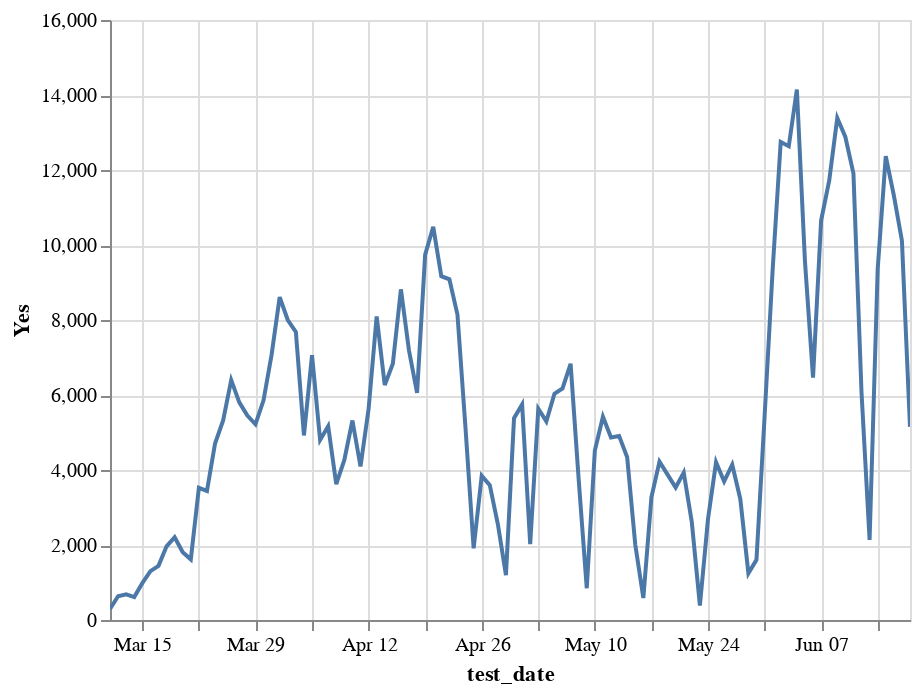

Write notebook code for a chart like this one.
### Code cell
alt.Chart(ti.reset_index().assign(total=lambda x: x.Yes+x.No)).mark_line().encode(
    x='test_date',
    y='Yes',
    tooltip=['test_date', 'Yes']
).interactive()

### Figure 1 — Vega-Lite specification as saved in the notebook (floating-point values rounded to 4 significant figures)
{"config": {"view": {"continuousWidth": 400, "continuousHeight": 300}}, "data": {"name": "data-975eea9b0a39dead864136dd41ef1167"}, "mark": "line", "encoding": {"tooltip": [{"type": "temporal", "field": "test_date"}, {"type": "quantitative", "field": "Yes"}], "x": {"type": "temporal", "field": "test_date"}, "y": {"type": "quantitative", "field": "Yes"}}, "selection": {"selector001": {"type": "interval", "bind": "scales", "encodings": ["x", "y"]}}, "$schema": "https://vega.github.io/schema/vega-lite/v4.8.1.json", "datasets": {"data-975eea9b0a39dead864136dd41ef1167": [{"test_date": "2020-03-11T00:00:00", "No": 21, "Yes": 293, "total": 314}, {"test_date": "2020-03-12T00:00:00", "No": 26, "Yes": 634, "total": 660}, {"test_date": "2020-03-13T00:00:00", "No": 24, "Yes": 685, "total": 709}, {"test_date": "2020-03-14T00:00:00", "No": 25, "Yes": 611, "total": 636}, {"test_date": "2020-03-15T00:00:00", "No": 131, "Yes": 982, "total": 1113}, {"test_date": "2020-03-16T00:00:00", "No": 148, "Yes": 1302, "total": 1450}, {"test_date": "2020-03-17T00:00:00", "No": 194, "Yes": 1443, "total": 1637}, {"test_date": "2020-03-18T00:00:00", "No": 168, "Yes": 1964, "total": 2132}, {"test_date": "2020-03-19T00:00:00", "No": 215, "Yes": 2206, "total": 2421}, {"test_date": "2020-03-20T00:00:00", "No": 112, "Yes": 1809, "total": 1921}, {"test_date": "2020-03-21T00:00:00", "No": 115, "Yes": 1617, "total": 1732}, {"test_date": "2020-03-22T00:00:00", "No": 556, "Yes": 3523, "total": 4079}, {"test_date": "2020-03-23T00:00:00", "No": 348, "Yes": 3442, "total": 3790}, {"test_date": "2020-03-24T00:00:00", "No": 356, "Yes": 4706, "total": 5062}, {"test_date": "2020-03-25T00:00:00", "No": 415, "Yes": 5322, "total": 5737}, {"test_date": "2020-03-26T00:00:00", "No": 560, "Yes": 6395, "total": 6955}, {"test_date": "2020-03-27T00:00:00", "No": 481, "Yes": 5805, "total": 6286}, {"test_date": "2020-03-28T00:00:00", "No": 480, "Yes": 5451, "total": 5931}, {"test_date": "2020-03-29T00:00:00", "No": 621, "Yes": 5220, "total": 5841}, {"test_date": "2020-03-30T00:00:00", "No": 913, "Yes": 5859, "total": 6772}, {"test_date": "2020-03-31T00:00:00", "No": 1416, "Yes": 7076, "total": 8492}, {"test_date": "2020-04-01T00:00:00", "No": 1415, "Yes": 8611, "total": 10026}, {"test_date": "2020-04-02T00:00:00", "No": 1705, "Yes": 8000, "total": 9705}, {"test_date": "2020-04-03T00:00:00", "No": 1450, "Yes": 7683, "total": 9133}, {"test_date": "2020-04-04T00:00:00", "No": 752, "Yes": 4922, "total": 5674}, {"test_date": "2020-04-05T00:00:00", "No": 1478, "Yes": 7059, "total": 8537}, {"test_date": "2020-04-06T00:00:00", "No": 1630, "Yes": 4801, "total": 6431}, {"test_date": "2020-04-07T00:00:00", "No": 1582, "Yes": 5168, "total": 6750}, {"test_date": "2020-04-08T00:00:00", "No": 1575, "Yes": 3622, "total": 5197}, {"test_date": "2020-04-09T00:00:00", "No": 1218, "Yes": 4270, "total": 5488}, {"test_date": "2020-04-10T00:00:00", "No": 1709, "Yes": 5320, "total": 7029}, {"test_date": "2020-04-11T00:00:00", "No": 1633, "Yes": 4093, "total": 5726}, {"test_date": "2020-04-12T00:00:00", "No": 2425, "Yes": 5625, "total": 8050}, {"test_date": "2020-04-13T00:00:00", "No": 2891, "Yes": 8096, "total": 10987}, {"test_date": "2020-04-14T00:00:00", "No": 2319, "Yes": 6263, "total": 8582}, {"test_date": "2020-04-15T00:00:00", "No": 2041, "Yes": 6834, "total": 8875}, {"test_date": "2020-04-16T00:00:00", "No": 2599, "Yes": 8817, "total": 11416}, {"test_date": "2020-04-17T00:00:00", "No": 2338, "Yes": 7186, "total": 9524}, {"test_date": "2020-04-18T00:00:00", "No": 2376, "Yes": 6057, "total": 8433}, {"test_date": "2020-04-19T00:00:00", "No": 3559, "Yes": 9741, "total": 13300}, {"test_date": "2020-04-20T00:00:00", "No": 3423, "Yes": 10484, "total": 13907}, {"test_date": "2020-04-21T00:00:00", "No": 3634, "Yes": 9168, "total": 12802}, {"test_date": "2020-04-22T00:00:00", "No": 3453, "Yes": 9084, "total": 12537}, {"test_date": "2020-04-23T00:00:00", "No": 3797, "Yes": 8142, "total": 11939}, {"test_date": "2020-04-24T00:00:00", "No": 2731, "Yes": 5100, "total": 7831}, {"test_date": "2020-04-25T00:00:00", "No": 1795, "Yes": 1910, "total": 3705}, {"test_date": "2020-04-26T00:00:00", "No": 2913, "Yes": 3844, "total": 6757}, {"test_date": "2020-04-27T00:00:00", "No": 3653, "Yes": 3596, "total": 7249}, {"test_date": "2020-04-28T00:00:00", "No": 2763, "Yes": 2553, "total": 5316}, {"test_date": "2020-04-29T00:00:00", "No": 1945, "Yes": 1198, "total": 3143}, {"test_date": "2020-04-30T00:00:00", "No": 3286, "Yes": 5383, "total": 8669}, {"test_date": "2020-05-01T00:00:00", "No": 2807, "Yes": 5749, "total": 8556}, {"test_date": "2020-05-02T00:00:00", "No": 1325, "Yes": 2021, "total": 3346}, {"test_date": "2020-05-03T00:00:00", "No": 2783, "Yes": 5635, "total": 8418}, {"test_date": "2020-05-04T00:00:00", "No": 3217, "Yes": 5296, "total": 8513}, {"test_date": "2020-05-05T00:00:00", "No": 2682, "Yes": 6033, "total": 8715}, {"test_date": "2020-05-06T00:00:00", "No": 2540, "Yes": 6174, "total": 8714}, {"test_date": "2020-05-07T00:00:00", "No": 3433, "Yes": 6833, "total": 10266}, {"test_date": "2020-05-08T00:00:00", "No": 2182, "Yes": 3742, "total": 5924}, {"test_date": "2020-05-09T00:00:00", "No": 763, "Yes": 847, "total": 1610}, {"test_date": "2020-05-10T00:00:00", "No": 2499, "Yes": 4518, "total": 7017}, {"test_date": "2020-05-11T00:00:00", "No": 2719, "Yes": 5422, "total": 8141}, {"test_date": "2020-05-12T00:00:00", "No": 2577, "Yes": 4868, "total": 7445}, {"test_date": "2020-05-13T00:00:00", "No": 2684, "Yes": 4909, "total": 7593}, {"test_date": "2020-05-14T00:00:00", "No": 3187, "Yes": 4340, "total": 7527}, {"test_date": "2020-05-15T00:00:00", "No": 2377, "Yes": 2012, "total": 4389}, {"test_date": "2020-05-16T00:00:00", "No": 386, "Yes": 585, "total": 971}, {"test_date": "2020-05-17T00:00:00", "No": 2595, "Yes": 3269, "total": 5864}, {"test_date": "2020-05-18T00:00:00", "No": 3105, "Yes": 4224, "total": 7329}, {"test_date": "2020-05-19T00:00:00", "No": 2614, "Yes": 3876, "total": 6490}, {"test_date": "2020-05-20T00:00:00", "No": 1954, "Yes": 3533, "total": 5487}, {"test_date": "2020-05-21T00:00:00", "No": 2132, "Yes": 3929, "total": 6061}, {"test_date": "2020-05-22T00:00:00", "No": 1155, "Yes": 2607, "total": 3762}, {"test_date": "2020-05-23T00:00:00", "No": 208, "Yes": 385, "total": 593}, {"test_date": "2020-05-24T00:00:00", "No": 1425, "Yes": 2685, "total": 4110}, {"test_date": "2020-05-25T00:00:00", "No": 1813, "Yes": 4209, "total": 6022}, {"test_date": "2020-05-26T00:00:00", "No": 3093, "Yes": 3696, "total": 6789}, {"test_date": "2020-05-27T00:00:00", "No": 1554, "Yes": 4142, "total": 5696}, {"test_date": "2020-05-28T00:00:00", "No": 903, "Yes": 3228, "total": 4131}, {"test_date": "2020-05-29T00:00:00", "No": 259, "Yes": 1245, "total": 1504}, {"test_date": "2020-05-30T00:00:00", "No": 328, "Yes": 1606, "total": 1934}, {"test_date": "2020-05-31T00:00:00", "No": 2008, "Yes": 5406, "total": 7414}, {"test_date": "2020-06-01T00:00:00", "No": 2563, "Yes": 9331, "total": 11894}, {"test_date": "2020-06-02T00:00:00", "No": 2693, "Yes": 12748, "total": 15441}, {"test_date": "2020-06-03T00:00:00", "No": 3004, "Yes": 12633, "total": 15637}, {"test_date": "2020-06-04T00:00:00", "No": 4196, "Yes": 14147, "total": 18343}, {"test_date": "2020-06-05T00:00:00", "No": 3458, "Yes": 9567, "total": 13025}, {"test_date": "2020-06-06T00:00:00", "No": 1111, "Yes": 6464, "total": 7575}, {"test_date": "2020-06-07T00:00:00", "No": 3500, "Yes": 10650, "total": 14150}, {"test_date": "2020-06-08T00:00:00", "No": 3921, "Yes": 11713, "total": 15634}, {"test_date": "2020-06-09T00:00:00", "No": 3433, "Yes": 13386, "total": 16819}, {"test_date": "2020-06-10T00:00:00", "No": 2815, "Yes": 12881, "total": 15696}, {"test_date": "2020-06-11T00:00:00", "No": 3190, "Yes": 11909, "total": 15099}, {"test_date": "2020-06-12T00:00:00", "No": 2143, "Yes": 6073, "total": 8216}, {"test_date": "2020-06-13T00:00:00", "No": 930, "Yes": 2138, "total": 3068}, {"test_date": "2020-06-14T00:00:00", "No": 3065, "Yes": 9352, "total": 12417}, {"test_date": "2020-06-15T00:00:00", "No": 4422, "Yes": 12367, "total": 16789}, {"test_date": "2020-06-16T00:00:00", "No": 4636, "Yes": 11325, "total": 15961}, {"test_date": "2020-06-17T00:00:00", "No": 4813, "Yes": 10116, "total": 14929}, {"test_date": "2020-06-18T00:00:00", "No": 2756, "Yes": 5152, "total": 7908}]}}
